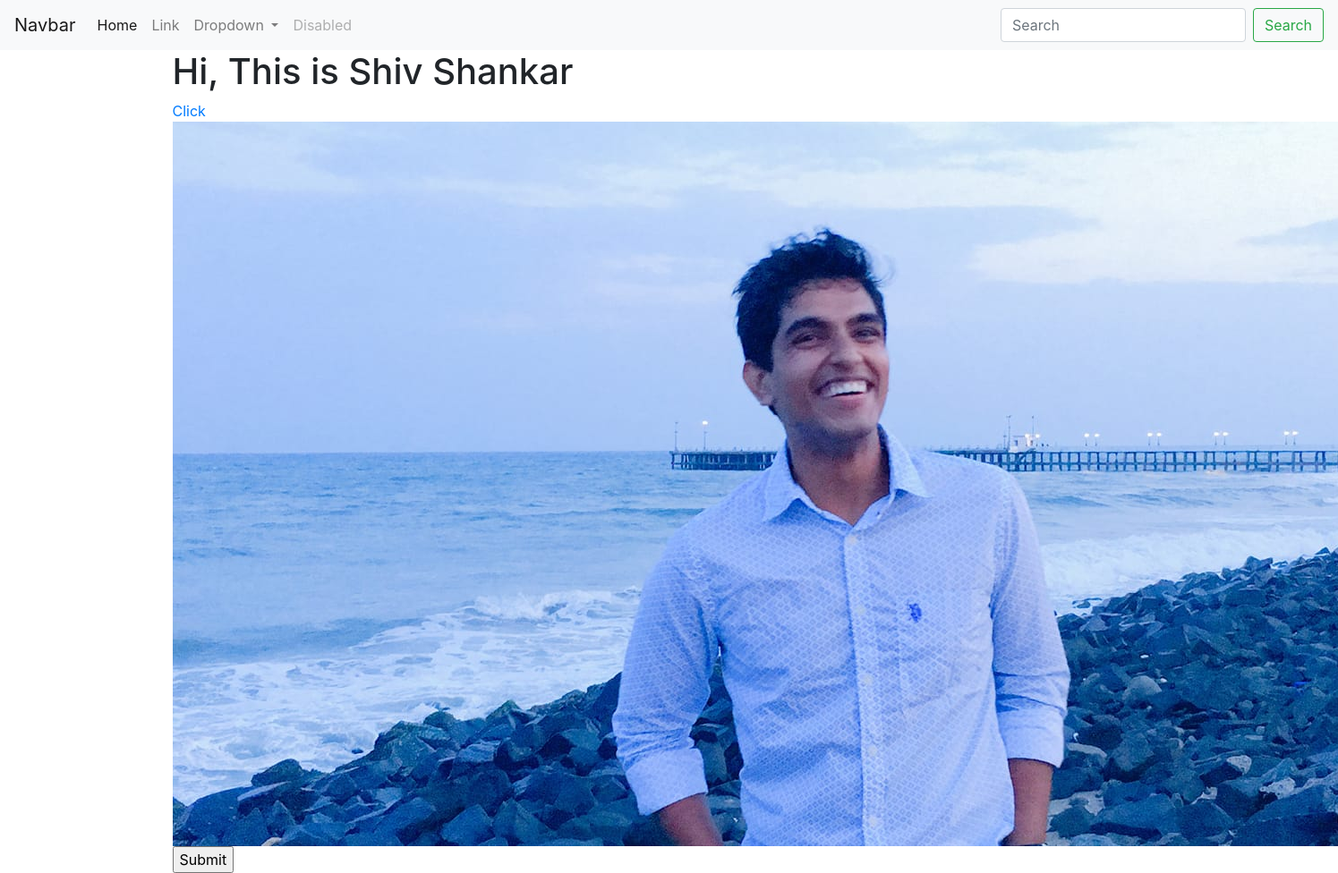
The page /first_app/ on the database as committed earlier.
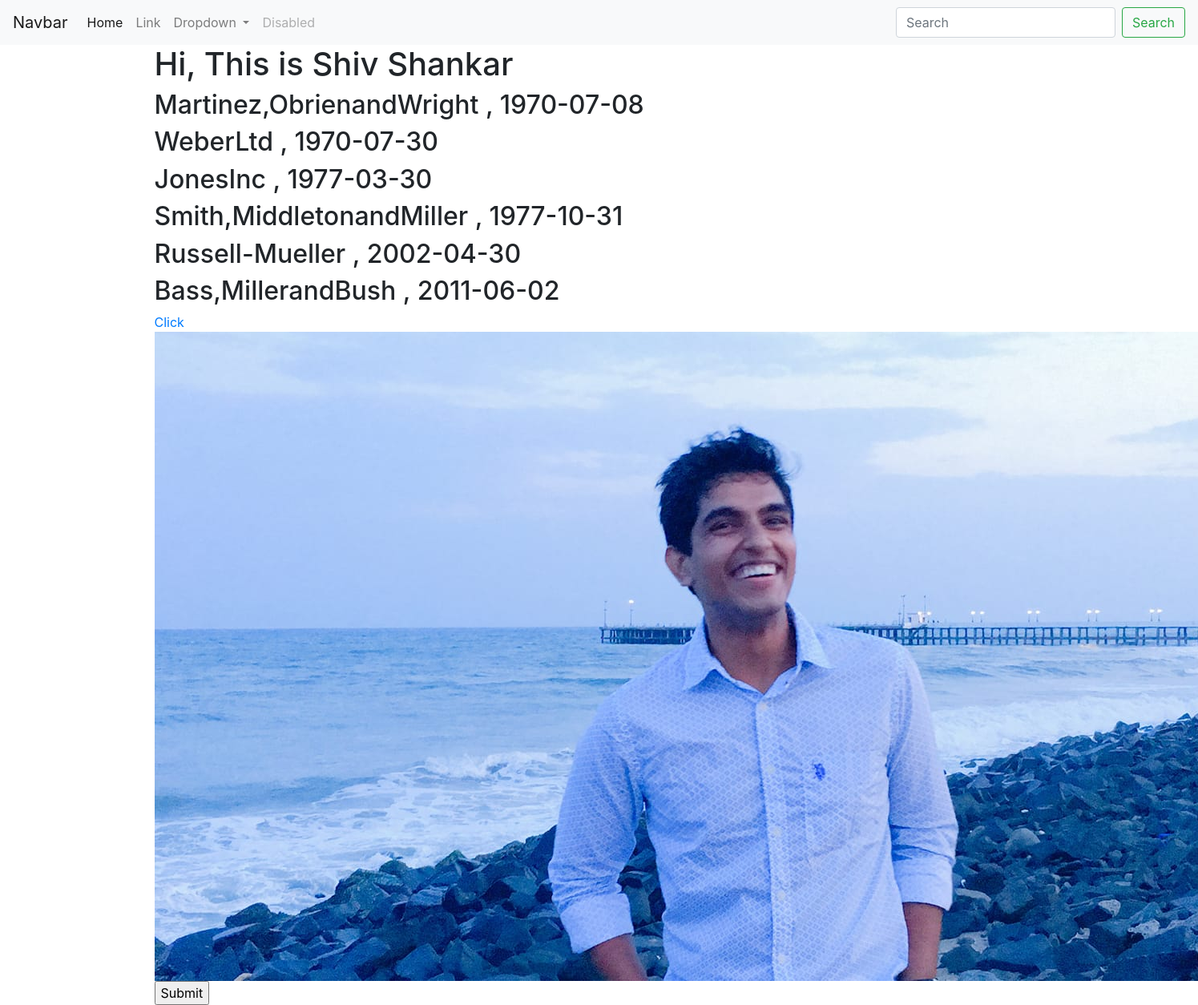
The same page on the database as committed later.
### first_app/models.py (models this page shows, shortened)
class AccessRecord(models.Model):
    name = models.ForeignKey(webpage,on_delete=models.CASCADE)
    date = models.DateField()

class webpage(models.Model):
    topic = models.ForeignKey(Topic,on_delete=models.CASCADE)
    name = models.CharField(max_length=264,unique=True)
    url = models.URLField(unique=True)
    def __str__(self):
        return self.name

### first_app/views.py (the view)
# urls.py: path('',views.index,name="index"),
def index(req):
    weblist = AccessRecord.objects.order_by('date')
    my_dict = {'access_record':weblist}
    return render(req,'index.html',context=my_dict)

### templates/index.html (shortened to what this page needs)
<!DOCTYPE html>
{%extends "base.html" %}
{%load staticfiles %}
    {% block body_block %}
        <h1>Hi, This is Shiv Shankar</h1>
        {%if access_record%}
        {% for acc in access_record %}
        <h2>{{acc.name|cut:' '}} , {{acc.date|cut:','}}</h2>
        {%endfor%}
        {%endif%}
        <a href="/first_app/form">Click</a>
        <img src="{% static "images/shiv.jpg"%}" alt = "The photo of shiv is here">
        <form method="POST">
            <input type="submit">
        </form>
    {%endblock%}

### templates/base.html (shortened to what this page needs)
<!DOCTYPE <!DOCTYPE html>
<html>
<head>
    <link rel="stylesheet"
    href="https://stackpath.bootstrapcdn.com/bootstrap/4.1.3/css/bootstrap.min.css">
</head>
<body>
    <nav class="navbar navbar-expand-lg navbar-light bg-light">
        <a class="navbar-brand" href="#">Navbar</a>
        <div class="collapse navbar-collapse" id="navbarSupportedContent">
            <ul class="navbar-nav mr-auto">
            <li class="nav-item active">
                <a class="nav-link" href="#">Home <span class="sr-only">(current)</span></a>
            </li>
            <li class="nav-item">
                <a class="nav-link" href="#">Link</a>
            </li>
            <li class="nav-item dropdown">
                <a class="nav-link dropdown-toggle" href="#" id="navbarDropdown" role="button" data-toggle="dropdown" aria-haspopup="true" aria-expanded="false">
                Dropdown
                </a>
            </li>
            <li class="nav-item">
                <a class="nav-link disabled" href="#">Disabled</a>
            </li>
            </ul>
            <form class="form-inline my-2 my-lg-0">
            <input class="form-control mr-sm-2" type="search" placeholder="Search" aria-label="Search">
            <button class="btn btn-outline-success my-2 my-sm-0" type="submit">Search</button>
            </form>
        </div>
    </nav>
    <div class="container">
        {% block body_block%}
        {%endblock%}
    </div>
</body>
</html>

Rows that differ between the two databases and show on the page:
added AccessRecord: name "Martinez,ObrienandWright", date "1970-07-08"
added AccessRecord: name "WeberLtd", date "1970-07-30"
added AccessRecord: name "JonesInc", date "1977-03-30"
added AccessRecord: name "Smith,MiddletonandMiller", date "1977-10-31"
added AccessRecord: name "Russell-Mueller", date "2002-04-30"
added AccessRecord: name "Bass,MillerandBush", date "2011-06-02"
